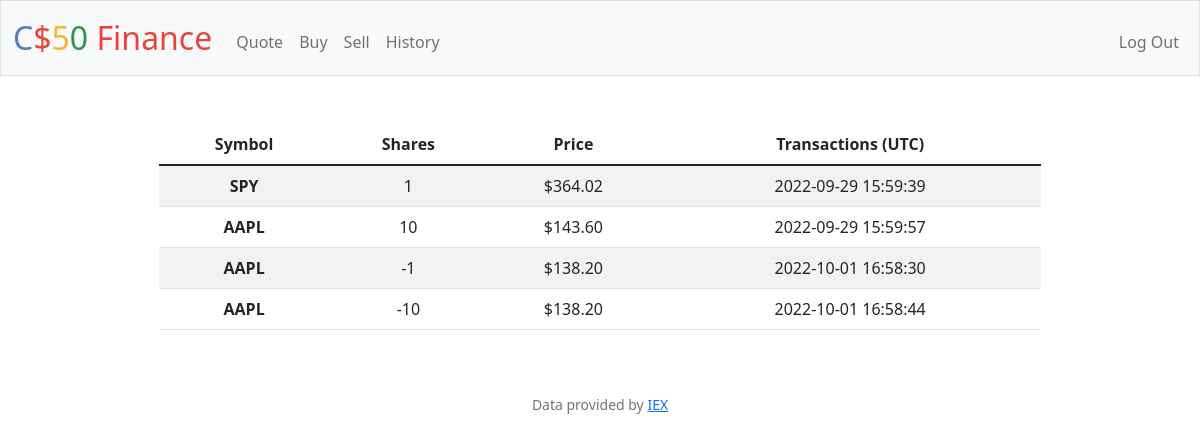
The app's page /history (signed in) with its own data.
### tables this page shows
CREATE TABLE orders (id INTEGER, user_id NUMERIC NOT NULL, symbol TEXT NOT NULL,             shares NUMERIC NOT NULL, price NUMERIC NOT NULL, timestamp TEXT, PRIMARY KEY(id),             FOREIGN KEY(user_id) REFERENCES users(id));

### app.py (the view)
@app.route("/history")
@login_required
def history():
    history = user_portfolio("history")
    return render_template("history.html", transactions=history)

### app.py (called while the page is built)
@app.after_request
def after_request(response):
    response.headers["Cache-Control"] = "no-cache, no-store, must-revalidate"
    response.headers["Expires"] = 0
    response.headers["Pragma"] = "no-cache"
    return response

def user_portfolio(route):
    user_id = session["user_id"]
    portfolio = {}
    if route == "index":
        query = db.execute("SELECT symbol, SUM(shares) \
                            FROM orders \
                            WHERE user_id = ?", user_id)
        for row in query:
            symbol = row["symbol"]
            shares = row["SUM(shares)"]
            portfolio[symbol] = shares
        portfolio = {k: v for k, v in portfolio.items() if v != 0}
    elif route == "history":
        query = db.execute("SELECT symbol, shares, price, timestamp \
                            FROM orders \
                            WHERE user_id = ?", user_id)
        portfolio = query
    return portfolio

### helpers.py (called while the page is built)
def login_required(f):
    @wraps(f)
    def decorated_function(*args, **kwargs):
        if session.get("user_id") is None:
            return redirect("/login")
        return f(*args, **kwargs)
    return decorated_function

### templates/history.html (shortened to what this page needs)
{% extends "layout.html" %}
{% block main %}
    <form action="/history" method="post">
        <div class="mb-3">
            <table class="table table-striped mx-auto">
                <thead class="thead-dark">
                <tr>
                    <th scope="col">Symbol</th>
                    <th scope="col">Shares</th>
                    <th scope="col">Price</th>
                    <th scope="col">Transactions (UTC)</th>
                </tr>
                </thead>
                    <tbody>
                    {% for row in transactions %}
                    <tr>
                        <th scope="row">{{ row["symbol"].upper() }}</th>
                        <td>{{ row["shares"] }}</td>
                        <td>${{ "{:.2f}".format(row["price"]) }}</td>
                        <td>{{ row["timestamp"] }}</td>
                    </tr>
                    {% endfor %}
                </tbody>
            </table>
        </div>
    </form>
{% endblock %}

### templates/layout.html (shortened to what this page needs)
<!DOCTYPE html>
<html lang="en">
    <head>
        <link href="https://cdn.jsdelivr.net/npm/bootstrap@5.1.3/dist/css/bootstrap.min.css" rel="stylesheet">
        <link href="/static/styles.css" rel="stylesheet">
    </head>
    <body>
        <nav class="bg-light border navbar navbar-expand-md navbar-light">
            <div class="container-fluid">
                <a class="navbar-brand" href="/"><span class="blue">C</span><span class="red">$</span><span class="yellow">5</span><span class="green">0</span> <span class="red">Finance</span></a>
                <div class="collapse navbar-collapse" id="navbar">
                    {% if session["user_id"] %}
                        <ul class="navbar-nav me-auto mt-2">
                            <li class="nav-item"><a class="nav-link" href="/quote">Quote</a></li>
                            <li class="nav-item"><a class="nav-link" href="/buy">Buy</a></li>
                            <li class="nav-item"><a class="nav-link" href="/sell">Sell</a></li>
                            <li class="nav-item"><a class="nav-link" href="/history">History</a></li>
                        </ul>
                        <ul class="navbar-nav ms-auto mt-2">
                            <li class="nav-item"><a class="nav-link" href="/logout">Log Out</a></li>
                        </ul>
                    {% else %}
                        <ul class="navbar-nav ms-auto mt-2">
                            <li class="nav-item"><a class="nav-link" href="/register">Register</a></li>
                            <li class="nav-item"><a class="nav-link" href="/login">Log In</a></li>
                        </ul>
                    {% endif %}
                </div>
            </div>
        </nav>
        <main class="container-fluid py-5 text-center">
            {% block main %}{% endblock %}
        </main>
        <footer class="mb-5 small text-center text-muted">
            Data provided by <a href="https://iexcloud.io/">IEX</a>
        </footer>
    </body>
</html>

### static/styles.css (style rules this page uses)
nav .navbar-brand { font-size: xx-large; }
nav .navbar-brand .blue { color: #537fbe; }
nav .navbar-brand .red { color: #ea433b; }
nav .navbar-brand .yellow { color: #f5b82e; }
nav .navbar-brand .green { color: #2e944b; }
.table { width:75%; }

### records on screen
orders: symbol "SPY", shares "1", price "364.02", timestamp "2022-09-29 15:59:39"
orders: symbol "AAPL", shares "10", price "143.60", timestamp "2022-09-29 15:59:57"
orders: symbol "AAPL", shares "-1", price "138.20", timestamp "2022-10-01 16:58:30"
orders: symbol "AAPL", shares "-10", price "138.20", timestamp "2022-10-01 16:58:44"
